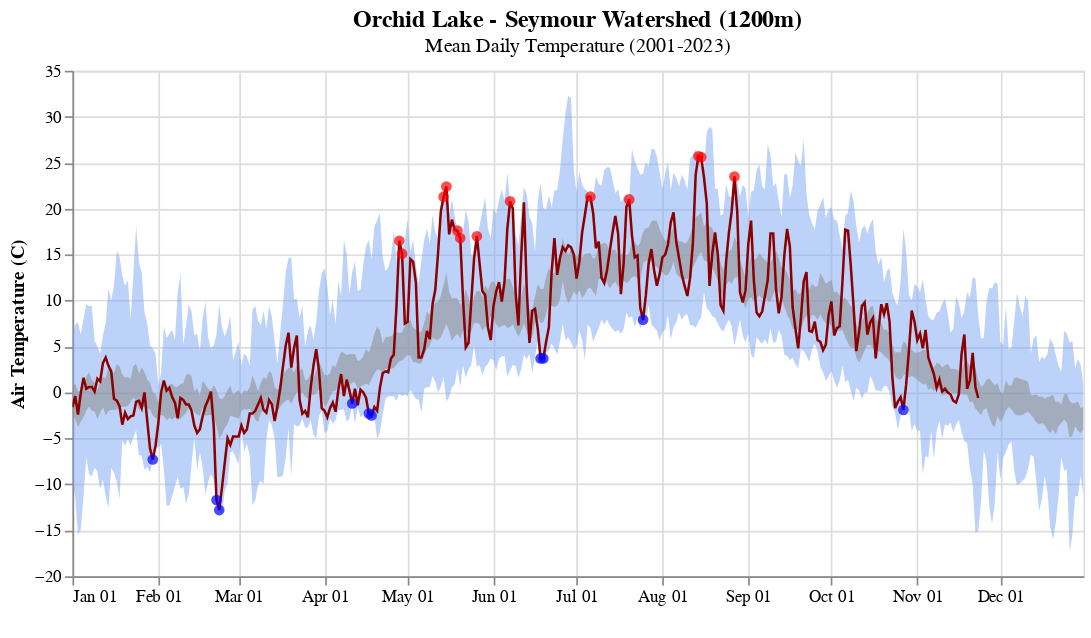

Source (notebook cell):
### Code cell
title1 = alt.TitleParams(
   text='Orchid Lake - Seymour Watershed (1200m)',
   subtitle="Mean Daily Temperature (2001-2023)",
   anchor='middle',
   fontSize=14,
   fontWeight='bold')

orc_area = alt.Chart(orc_past_stats, title=title1).mark_area(color='#7DA6F3', opacity=0.5).encode(
    alt.X('monthdate(date)', title=' '),
    alt.Y('max:Q', title='Air Temperature (C)'),
    alt.Y2('min:Q')
).properties(width=600, height=300)

orc_area2 = alt.Chart(orc_past_stats).mark_area(color='#919397', opacity=0.6).encode(
    alt.X('monthdate(date)'),
    alt.Y('ci95_hi:Q'),
    alt.Y2('ci95_lo:Q')
)


orc_area + orc_area2  + orc_plot_current.interactive()

### Figure 1 — Vega-Lite specification as saved in the notebook (floating-point values rounded to 4 significant figures; data arrays with more than 128 entries replaced by an {"elided": "..."} marker saying what was removed)
{"config": {"view": {"continuousWidth": 400, "continuousHeight": 300}}, "layer": [{"mark": {"type": "area", "color": "#7DA6F3", "opacity": 0.5}, "encoding": {"x": {"field": "date", "timeUnit": "monthdate", "title": " ", "type": "temporal"}, "y": {"field": "max", "title": "Air Temperature (C)", "type": "quantitative"}, "y2": {"field": "min"}}, "height": 300, "title": {"text": "Orchid Lake - Seymour Watershed (1200m)", "anchor": "middle", "fontSize": 14, "fontWeight": "bold", "subtitle": "Mean Daily Temperature (2001-2023)"}, "width": 600}, {"mark": {"type": "area", "color": "#919397", "opacity": 0.6}, "encoding": {"x": {"field": "date", "timeUnit": "monthdate", "type": "temporal"}, "y": {"field": "ci95_hi", "type": "quantitative"}, "y2": {"field": "ci95_lo"}}}, {"layer": [{"data": {"name": "data-51bbb891279402ffcf12c6d3b2d631cf"}, "mark": {"type": "line", "color": "darkred", "strokeWidth": 1.5}, "encoding": {"tooltip": [{"field": "date", "timeUnit": "monthdate", "title": "Date", "type": "temporal"}, {"field": "mean_TA", "title": "Air Temp", "type": "quantitative"}], "x": {"field": "date", "timeUnit": "monthdate", "type": "temporal"}, "y": {"field": "mean_TA", "type": "quantitative"}}, "selection": {"selector001": {"type": "interval", "bind": "scales", "encodings": ["x", "y"]}}}, {"data": {"name": "data-86dacc9202f55c822fd486a23ff90ca4"}, "mark": {"type": "circle", "color": "blue", "size": 40}, "encoding": {"x": {"field": "date", "timeUnit": "monthdate", "type": "temporal"}, "y": {"field": "mean_TA", "type": "quantitative"}}}, {"data": {"name": "data-e8b0e0e240482173724998dfe8558002"}, "mark": {"type": "circle", "color": "red", "size": 40}, "encoding": {"x": {"field": "date", "timeUnit": "monthdate", "type": "temporal"}, "y": {"field": "mean_TA", "type": "quantitative"}}}]}], "data": {"name": "data-cfd0346625135f1d0e6b7ca420de3e65"}, "$schema": "https://vega.github.io/schema/vega-lite/v4.17.0.json", "datasets": {"data-cfd0346625135f1d0e6b7ca420de3e65": {"elided": "365 records"}, "data-51bbb891279402ffcf12c6d3b2d631cf": {"elided": "327 records"}, "data-86dacc9202f55c822fd486a23ff90ca4": [{"date": "2023-01-30T00:00:00", "mean_TA": -7.3, "year": 2023, "month": 1, "day": 30, "DOY": 30, "mean": -1.232, "max": 4.8, "min": -7.3, "std": 2.992, "sem": 0.638, "ci95_hi": 0.01864, "ci95_lo": -2.482, "index": 29, "low": -5.0}, {"date": "2023-02-22T00:00:00", "mean_TA": -11.7, "year": 2023, "month": 2, "day": 22, "DOY": 53, "mean": -1.695, "max": 6.3, "min": -11.7, "std": 4.671, "sem": 0.9958, "ci95_hi": 0.2564, "ci95_lo": -3.647, "index": 52, "low": -11.1}, {"date": "2023-02-23T00:00:00", "mean_TA": -12.8, "year": 2023, "month": 2, "day": 23, "DOY": 54, "mean": -2.823, "max": 9.6, "min": -12.8, "std": 5.24, "sem": 1.117, "ci95_hi": -0.6331, "ci95_lo": -5.012, "index": 53, "low": -10.6}, {"date": "2023-04-11T00:00:00", "mean_TA": -1.2, "year": 2023, "month": 4, "day": 11, "DOY": 101, "mean": 2.636, "max": 13.1, "min": -1.2, "std": 3.654, "sem": 0.7791, "ci95_hi": 4.163, "ci95_lo": 1.109, "index": 100, "low": -0.9}, {"date": "2023-04-17T00:00:00", "mean_TA": -2.3, "year": 2023, "month": 4, "day": 17, "DOY": 107, "mean": 2.573, "max": 16.6, "min": -2.3, "std": 4.23, "sem": 0.9018, "ci95_hi": 4.34, "ci95_lo": 0.8052, "index": 106, "low": -1.3}, {"date": "2023-04-18T00:00:00", "mean_TA": -2.5, "year": 2023, "month": 4, "day": 18, "DOY": 108, "mean": 3.341, "max": 14.5, "min": -2.5, "std": 4.502, "sem": 0.9599, "ci95_hi": 5.222, "ci95_lo": 1.46, "index": 107, "low": -0.9}, {"date": "2023-06-18T00:00:00", "mean_TA": 3.7, "year": 2023, "month": 6, "day": 18, "DOY": 169, "mean": 9.418, "max": 22.8, "min": 3.7, "std": 4.423, "sem": 0.943, "ci95_hi": 11.27, "ci95_lo": 7.57, "index": 168, "low": 4.4}, {"date": "2023-06-19T00:00:00", "mean_TA": 3.7, "year": 2023, "month": 6, "day": 19, "DOY": 170, "mean": 9.468, "max": 20.1, "min": 3.7, "std": 4.288, "sem": 0.9143, "ci95_hi": 11.26, "ci95_lo": 7.676, "index": 169, "low": 4.1}, {"date": "2023-07-25T00:00:00", "mean_TA": 7.9, "year": 2023, "month": 7, "day": 25, "DOY": 206, "mean": 15.75, "max": 23.8, "min": 7.9, "std": 4.161, "sem": 0.8871, "ci95_hi": 17.49, "ci95_lo": 14.01, "index": 205, "low": 8.5}, {"date": "2023-10-27T00:00:00", "mean_TA": -1.9, "year": 2023, "month": 10, "day": 27, "DOY": 300, "mean": 3.709, "max": 17.9, "min": -1.9, "std": 4.486, "sem": 0.9564, "ci95_hi": 5.584, "ci95_lo": 1.835, "index": 299, "low": -1.7}], "data-e8b0e0e240482173724998dfe8558002": [{"date": "2023-04-28T00:00:00", "mean_TA": 16.5, "year": 2023, "month": 4, "day": 28, "DOY": 118, "mean": 4.932, "max": 16.5, "min": -0.1, "std": 3.707, "sem": 0.7903, "ci95_hi": 6.481, "ci95_lo": 3.383, "index": 117, "high": 10.1}, {"date": "2023-04-29T00:00:00", "mean_TA": 15.1, "year": 2023, "month": 4, "day": 29, "DOY": 119, "mean": 5.018, "max": 15.1, "min": -0.4, "std": 3.672, "sem": 0.7828, "ci95_hi": 6.552, "ci95_lo": 3.484, "index": 118, "high": 9.9}, {"date": "2023-05-14T00:00:00", "mean_TA": 21.3, "year": 2023, "month": 5, "day": 14, "DOY": 134, "mean": 9.232, "max": 21.3, "min": 1.7, "std": 6.015, "sem": 1.283, "ci95_hi": 11.75, "ci95_lo": 6.718, "index": 133, "high": 19.9}, {"date": "2023-05-15T00:00:00", "mean_TA": 22.4, "year": 2023, "month": 5, "day": 15, "DOY": 135, "mean": 10.24, "max": 22.4, "min": -1.0, "std": 6.603, "sem": 1.408, "ci95_hi": 13.0, "ci95_lo": 7.482, "index": 134, "high": 19.1}, {"date": "2023-05-19T00:00:00", "mean_TA": 17.6, "year": 2023, "month": 5, "day": 19, "DOY": 139, "mean": 8.309, "max": 17.6, "min": 2.6, "std": 4.574, "sem": 0.9752, "ci95_hi": 10.22, "ci95_lo": 6.398, "index": 138, "high": 14.9}, {"date": "2023-05-20T00:00:00", "mean_TA": 16.8, "year": 2023, "month": 5, "day": 20, "DOY": 140, "mean": 7.682, "max": 16.8, "min": 0.6, "std": 4.389, "sem": 0.9357, "ci95_hi": 9.516, "ci95_lo": 5.848, "index": 139, "high": 16.1}, {"date": "2023-05-26T00:00:00", "mean_TA": 17.0, "year": 2023, "month": 5, "day": 26, "DOY": 146, "mean": 9.314, "max": 17.0, "min": 2.8, "std": 4.22, "sem": 0.8997, "ci95_hi": 11.08, "ci95_lo": 7.55, "index": 145, "high": 16.8}, {"date": "2023-06-07T00:00:00", "mean_TA": 20.8, "year": 2023, "month": 6, "day": 7, "DOY": 158, "mean": 9.705, "max": 20.8, "min": 2.4, "std": 6.27, "sem": 1.337, "ci95_hi": 12.32, "ci95_lo": 7.085, "index": 157, "high": 20.6}, {"date": "2023-07-06T00:00:00", "mean_TA": 21.3, "year": 2023, "month": 7, "day": 6, "DOY": 187, "mean": 13.26, "max": 21.3, "min": 7.0, "std": 4.485, "sem": 0.9561, "ci95_hi": 15.13, "ci95_lo": 11.39, "index": 186, "high": 20.9}, {"date": "2023-07-20T00:00:00", "mean_TA": 21.0, "year": 2023, "month": 7, "day": 20, "DOY": 201, "mean": 13.66, "max": 21.0, "min": 8.1, "std": 3.649, "sem": 0.778, "ci95_hi": 15.18, "ci95_lo": 12.13, "index": 200, "high": 19.4}, {"date": "2023-08-14T00:00:00", "mean_TA": 25.7, "year": 2023, "month": 8, "day": 14, "DOY": 226, "mean": 17.07, "max": 25.7, "min": 7.7, "std": 5.25, "sem": 1.119, "ci95_hi": 19.26, "ci95_lo": 14.87, "index": 225, "high": 25.0}, {"date": "2023-08-15T00:00:00", "mean_TA": 25.6, "year": 2023, "month": 8, "day": 15, "DOY": 227, "mean": 17.43, "max": 25.6, "min": 8.2, "std": 5.134, "sem": 1.095, "ci95_hi": 19.58, "ci95_lo": 15.29, "index": 226, "high": 23.8}, {"date": "2023-08-27T00:00:00", "mean_TA": 23.5, "year": 2023, "month": 8, "day": 27, "DOY": 239, "mean": 14.72, "max": 23.5, "min": 5.1, "std": 5.355, "sem": 1.142, "ci95_hi": 16.96, "ci95_lo": 12.48, "index": 238, "high": 21.4}]}}
